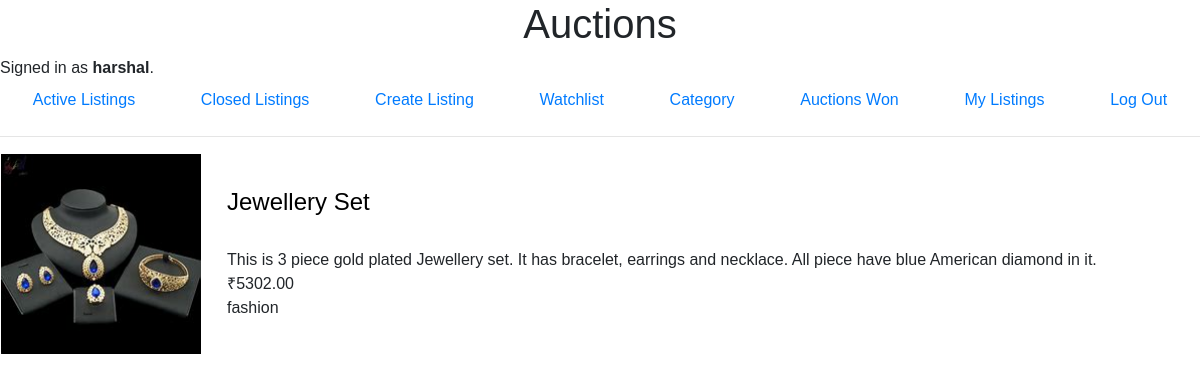
/watchlist (signed in), run on the app's committed database.
### auctions/models.py (models this page shows)
class User(AbstractUser):
    pass

class listings(models.Model):
    categories = [('fashion',"fashion"),
                    ('toys',"toys"),
                    ('electronics',"electronics"),
                    ('antique',"antique"),
                    ('laptop',"laptop"),
                    ('book',"books"),
                    ('furniture',"furniture")]
    owner = models.ForeignKey(User,on_delete=models.CASCADE,related_name="created")
    title = models.CharField(max_length = 50)
    description = models.TextField()
    sbid = models.DecimalField(max_digits=10,decimal_places=2,validators=[MinValueValidator(0)])
    image = models.ImageField(upload_to="images/")
    category = models.CharField(max_length = 20,choices=categories,blank=True,default="none")
    times_bidded = models.IntegerField(default=0)
    ldate = models.DateField(auto_now=True)

### auctions/views.py (the view)
# urls.py: path("watchlist",views.viewwatchlist,name="viewwatchlist"),
def viewwatchlist(request):
    watch_items = watchlist.objects.filter(user = request.user)
    watch_items = watch_items.values()
    items = []
    for i in watch_items.values():
        a = i.get("listing_id")
        items.append(listings.objects.filter(pk = a))
    return render(request,"auctions/watchlist.html",{
            "items" : items
    })

### auctions/templates/auctions/watchlist.html (shortened to what this page needs)
{% extends "auctions/layout.html" %}
{% block body %}
    <table width = 100%>
        {% for item in items %}
            {% for i in item %}
                <div>
                    <tr>
                        <td width = 10%>
                            <img src="{{i.image.url}}" height = 200px width = 200px>
                        </td>
                        <td style = "padding : 25px">
                            <a href={% url 'listing' i.pk %} style = "color:black"><h4>{{  i.title }}</h4></a><br>
                            {{  i.description }}<br>
                            ₹{{ i.sbid }} <br>
                            {% if i.category %}
                                {{  i.category  }}
                            {% else %}
                                Category not provided
                            {% endif %}
                        <td>
                    </tr>
                </div>
            {% endfor %}
            {% empty %}
            Nothing added to wishlist
        {% endfor %}
    </table>
{% endblock %}

### auctions/templates/auctions/layout.html (shortened to what this page needs)
{% load static %}
<!DOCTYPE html>
<html lang="en">
    <head>
        <link rel="stylesheet" href="https://stackpath.bootstrapcdn.com/bootstrap/4.4.1/css/bootstrap.min.css">
        <link href="{% static 'auctions/styles.css' %}" rel="stylesheet">
    </head>
    <body>
        <h1 style="text-align:center">Auctions</h1>
        <div>
            {% if user.is_authenticated %}
                Signed in as <strong>{{ user.username }}</strong>.
            {% else %}
                Not signed in.
            {% endif %}
        </div>
        <ul class="nav" style="display:flex; justify-content: space-around; text-decoration: none;">
            <li class="nav-item">
                <a class="nav-link" href="{% url 'index' %}">Active Listings</a>
            </li>
            {% if user.is_authenticated %}
                <li class="nav-item">
                    <a class="nav-link" href="{% url 'closed' %}">Closed Listings</a>
                </li>
                <li class="nav-item">
                    <a class="nav-link" href="{% url 'create' %}">Create Listing</a>
                </li>
                <li class="nav-item">
                    <a class="nav-link" href="{% url 'viewwatchlist' %}">Watchlist</a>
                </li>
                <li class="nav-item">
                    <a class="nav-link" href="{% url 'viewcategory' %}">Category</a>
                </li>
                <li class="nav-item">
                    <a class="nav-link" href="{% url 'win' %}">Auctions Won</a>
                </li>
                <li class="nav-item">
                    <a class="nav-link" href="{% url 'mylistings' %}">My Listings</a>
                </li>
                <li class="nav-item">
                    <a class="nav-link" href="{% url 'logout' %}">Log Out</a>
                </li>
            {% endif %}
        </ul>
        <hr>
        {% block body %}
        {% endblock %}
    </body>
</html>

### auctions/static/auctions/styles.css (style rules this page uses)
body { font-family: Arial, Helvetica, sans-serif; }

### data on the page
User: username "harshal"
listings: image (picture), title "Jewellery Set", description "This is 3 piece gold plated Jewellery set. It has bracelet, earrings and necklace. All piece have blue American diamond in it.", sbid "5302.00", category "fashion"
